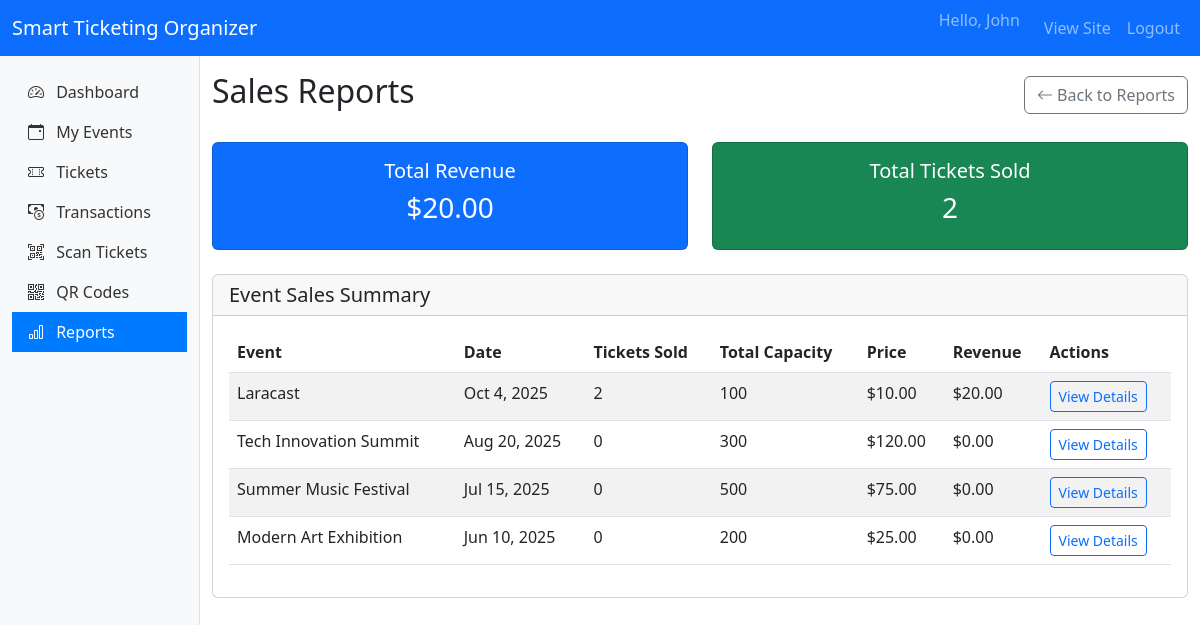
Screenshot of /organizer/reports/sales (signed in) with the database file from the repository.
### tables this page shows
CREATE TABLE `events` (
  `id` int(11) NOT NULL,
  `organizer_id` int(11) NOT NULL,
  `category_id` int(11) DEFAULT NULL,
  `title` varchar(255) NOT NULL,
  `description` text DEFAULT NULL,
  `venue` varchar(255) NOT NULL,
  `date_time` datetime NOT NULL,
  `event_image` varchar(255) DEFAULT NULL,
  `total_tickets` int(11) NOT NULL,
  `tickets_sold` int(11) DEFAULT 0,
  `price` decimal(10,2) DEFAULT 0.00,
  `status` enum('pending','approved','rejected') DEFAULT 'pending',
  `created_at` timestamp NOT NULL DEFAULT current_timestamp()
);

### app/core/BaseController.php (called while the page is built, shortened)
<?php
class BaseController {
    public function render($view, $data = [])
    {
        $rootDir = dirname(__DIR__, 2);
        $viewPath = $rootDir . '/app/views/' . $view . '.php';
        extract($data);
        require $viewPath;
    }
}

### app/controllers/organizer/ReportsController.php (called while the page is built, shortened)
<?php
class ReportsController extends BaseController {
    public function sales() {
        $eventModel = new Event();
        $events = $eventModel->getEventsByOrganizer($_SESSION['user']['id']);
        $totalRevenue = 0;
        $totalTicketsSold = 0;
        foreach ($events as &$event) {
            $eventRevenue = $event['price'] * $event['tickets_sold'];
            $event['revenue'] = $eventRevenue;
            $totalRevenue += $eventRevenue;
            $totalTicketsSold += $event['tickets_sold'];
        }
        $this->render('organizer/reports/sales', [
            'title' => 'Sales Reports - Smart Ticketing',
            'events' => $events,
            'totalRevenue' => $totalRevenue,
            'totalTicketsSold' => $totalTicketsSold
        ]);
    }
}

### public/index.php (called while the page is built, shortened)
<?php
require_once __DIR__ . '/autoloader.php';
$request_uri = $_SERVER['REQUEST_URI'];
$request_uri = explode('?', $request_uri, 2)[0];
$url = trim($request_uri, '/');
$router = new Router();
$router->get('', 'AuthController@redirectToLogin');
$router->get('login', 'AuthController@login');
$router->post('login', 'AuthController@login');
$router->get('register', 'AuthController@register');
$router->post('register', 'AuthController@register');
$router->get('logout', 'AuthController@logout');
$router->get('events', 'EventController@index');
$router->get('events/create', 'EventController@create');
$router->post('events/store', 'EventController@store');
$router->get('events/{id}', 'EventController@show');
$router->get('tickets', 'TicketController@index');
$router->get('tickets/{id}', 'TicketController@show');
$router->get('tickets/purchase/{id}', 'TicketController@purchase');
$router->get('tickets/download/{id}', 'TicketController@download');
$router->get('tickets/qr/{id}', 'TicketController@qr');
$router->get('tickets/pdf/{id}', 'TicketController@pdf');
$router->get('tickets/validate/{qrCodeHash}', 'TicketController@validate');
$router->get('organizer/dashboard', 'organizer\DashboardController@index');
$router->get('organizer/events', 'organizer\EventController@index');
$router->get('organizer/events/create', 'organizer\EventController@create');
$router->post('organizer/events/store', 'organizer\EventController@store');
$router->get('organizer/events/edit/{id}', 'organizer\EventController@edit');
$router->post('organizer/events/update/{id}', 'organizer\EventController@update');
$router->post('organizer/events/delete/{id}', 'organizer\EventController@delete');
$router->get('organizer/events/view/{id}', 'organizer\EventController@view');
$router->get('organizer/tickets', 'organizer\TicketController@index');
$router->get('organizer/tickets/event/{id}', 'organizer\TicketController@view');
$router->get('organizer/tickets/scan/{id}', 'organizer\TicketController@scan');
$router->get('organizer/transactions', 'organizer\TransactionController@index');
$router->get('organizer/transactions/event/{id}', 'organizer\TransactionController@view');
$router->get('organizer/scans', 'organizer\ScanController@index');
$router->get('organizer/scans/scan', 'organizer\ScanController@scan');
$router->post('organizer/scans/process', 'organizer\ScanController@processScan');
$router->get('organizer/scans/history', 'organizer\ScanController@history');
$router->get('organizer/scans/history/{id}', 'organizer\ScanController@history');
$router->get('organizer/reports', 'organizer\ReportsController@index');
$router->get('organizer/reports/sales', 'organizer\ReportsController@sales');
$router->get('organizer/reports/attendance', 'organizer\ReportsController@attendance');
$router->get('organizer/reports/attendance/{id}', 'organizer\ReportsController@attendance');
$router->get('organizer/reports/event/{id}', 'organizer\ReportsController@event');
$router->get('organizer/reports/export/{type}', 'organizer\ReportsController@export');
$router->get('organizer/reports/export/{type}/{id}', 'organizer\ReportsController@export');
$router->get('organizer/scanner', 'organizer\ScannerController@index');
$router->get('organizer/scanner/scan', 'organizer\ScannerController@scan');
$router->post('organizer/scanner/process', 'organizer\ScannerController@processScan');
$router->get('organizer/scanner/result', 'organizer\ScannerController@result');
$router->get('organizer/scanner/history', 'organizer\ScannerController@history');
$router->get('organizer/scanner/history/{ticketId}', 'organizer\ScannerController@history');
$router->get('organizer/scanner/download', 'organizer\ScannerController@download');
$router->get('admin/dashboard', 'admin\DashboardController@index');
$router->get('admin/categories', 'admin\CategoryController@index');
$router->get('admin/categories/create', 'admin\CategoryController@create');
$router->post('admin/categories/store', 'admin\CategoryController@store');
$router->get('admin/categories/edit/{id}', 'admin\CategoryController@edit');
$router->post('admin/categories/update/{id}', 'admin\CategoryController@update');
$router->post('admin/categories/delete/{id}', 'admin\CategoryController@delete');
$router->get('admin/events', 'admin\EventController@index');
$router->get('admin/events/view/{id}', 'admin\EventController@view');
$router->get('admin/events/approve/{id}', 'admin\EventController@approve');
$router->get('admin/events/reject/{id}', 'admin\EventController@reject');
$router->get('admin/events/disable/{id}', 'admin\EventController@disable');
$router->get('admin/tickets', 'admin\TicketController@index');
$router->get('admin/tickets/view/{id}', 'admin\TicketController@view');
$router->get('admin/tickets/check/{id}', 'admin\TicketController@checkFraud');
$router->get('admin/tickets/history/{id}', 'admin\TicketController@scanHistory');
$router->get('admin/scans', 'admin\ScanController@index');
$router->get('admin/scans/view/{id}', 'admin\ScanController@view');
$router->get('admin/scans/analytics', 'admin\ScanController@analytics');
$router->get('admin/scans/suspicious', 'admin\ScanController@suspicious');
$router->get('admin/scans/export', 'admin\ScanController@export');
$router->get('admin/scans/export/{type}', 'admin\ScanController@export');
$router->get('admin/transactions', 'admin\TransactionController@index');
$router->get('admin/transactions/view/{id}', 'admin\TransactionController@view');
$router->get('admin/transactions/suspicious', 'admin\TransactionController@suspicious');
$router->get('admin/transactions/analytics', 'admin\TransactionController@analytics');
$router->get('admin/transactions/export', 'admin\TransactionController@export');
$router->get('admin/transactions/export/{type}', 'admin\TransactionController@export');
$router->get('admin/reports', 'admin\ReportsController@index');
$router->get('admin/reports/sales', 'admin\ReportsController@sales');
$router->get('admin/reports/attendance', 'admin\ReportsController@attendance');
$router->get('admin/reports/attendance/{id}', 'admin\ReportsController@attendance');
$router->get('admin/reports/event/{id}', 'admin\ReportsController@event');
$router->get('admin/reports/export/{type}', 'admin\ReportsController@export');
$router->get('admin/reports/export/{type}/{id}', 'admin\ReportsController@export');
$router->get('admin/users', 'admin\UserController@index');
$router->get('admin/users/create', 'admin\UserController@create');
$router->post('admin/users/store', 'admin\UserController@store');
$router->get('admin/users/view/{id}', 'admin\UserController@view');
$router->get('admin/users/edit/{id}', 'admin\UserController@edit');
$router->post('admin/users/update/{id}', 'admin\UserController@update');
$router->post('admin/users/delete/{id}', 'admin\UserController@delete');
$router->dispatch($url);

### app/models/Event.php (called while the page is built, shortened)
<?php
class Event {
    private $db;
    public function __construct() {
        $database = new Database();
        $this->db = $database->getConnection();
    }
    public function getEventsByOrganizer($organizerId) {
        $sql = "SELECT e.*, c.name as category_name,
                (SELECT COUNT(*) FROM tickets WHERE event_id = e.id) as tickets_sold_count,
                (SELECT SUM(t.amount) FROM transactions t
                JOIN tickets tk ON t.id = tk.transaction_id
                WHERE tk.event_id = e.id AND t.status = 'completed') as total_revenue
                FROM events e
                LEFT JOIN categories c ON e.category_id = c.id
                WHERE e.organizer_id = :organizer_id
                ORDER BY e.date_time DESC";
        $stmt = $this->db->prepare($sql);
        $stmt->bindParam(':organizer_id', $organizerId);
        $stmt->execute();
        return $stmt->fetchAll(PDO::FETCH_ASSOC);
    }
}

### public/autoloader.php (called while the page is built, shortened)
<?php
spl_autoload_register(function ($class) {
    $class = str_replace('app\\', '', $class);
    $file = __DIR__ . '/../app/' . str_replace('\\', '/', $class) . '.php';
    $file = str_replace('/', DIRECTORY_SEPARATOR, $file);
});

### app/config/Database.php (called while the page is built, shortened)
<?php
class Database {
    private $host = 'localhost';
    private $port = '3306';
    private $db_name = 'smart_ticketing';
    private $username = 'root';
    private $password = 'promise';
    public function getConnection() {
        $this->conn = null;
        try {
            $dsn = "mysql:host={$this->host};port={$this->port};dbname={$this->db_name}";
            $this->conn = new \PDO($dsn, $this->username, $this->password);
            $this->conn->setAttribute(\PDO::ATTR_ERRMODE, \PDO::ERRMODE_EXCEPTION);
            $this->conn->exec("SET NAMES 'utf8'");
            $this->conn->exec("SET CHARACTER SET utf8");
        } catch(\PDOException $e) {
            echo "Connection failed: " . $e->getMessage();
            error_log("Database error: " . $e->getMessage());
        }
        return $this->conn;
    }
}

### app/views/organizer/reports/sales.php (the view)
<div class="d-flex justify-content-between align-items-center mb-4">
    <h2>Sales Reports</h2>
    <a href="<?= BASE_URL ?>/organizer/reports" class="btn btn-outline-secondary">
        <i class="bi bi-arrow-left"></i> Back to Reports
    </a>
</div>
<div class="row mb-4">
    <div class="col-md-6">
        <div class="card bg-primary text-white">
            <div class="card-body text-center">
                <h5>Total Revenue</h5>
                <h3>$<?= number_format($totalRevenue, 2) ?></h3>
            </div>
        </div>
    </div>
    <div class="col-md-6">
        <div class="card bg-success text-white">
            <div class="card-body text-center">
                <h5>Total Tickets Sold</h5>
                <h3><?= $totalTicketsSold ?></h3>
            </div>
        </div>
    </div>
</div>
<div class="card">
    <div class="card-header">
        <h5 class="mb-0">Event Sales Summary</h5>
    </div>
    <div class="card-body">
        <?php if (empty($events)): ?>
            <div class="alert alert-info">
                No events found.
            </div>
        <?php else: ?>
            <div class="table-responsive">
                <table class="table table-striped">
                    <thead>
                        <tr>
                            <th>Event</th>
                            <th>Date</th>
                            <th>Tickets Sold</th>
                            <th>Total Capacity</th>
                            <th>Price</th>
                            <th>Revenue</th>
                            <th>Actions</th>
                        </tr>
                    </thead>
                    <tbody>
                        <?php foreach ($events as $event): ?>
                            <tr>
                                <td><?= htmlspecialchars($event['title']) ?></td>
                                <td><?= date('M j, Y', strtotime($event['date_time'])) ?></td>
                                <td><?= $event['tickets_sold'] ?></td>
                                <td><?= $event['total_tickets'] ?></td>
                                <td>$<?= number_format($event['price'], 2) ?></td>
                                <td>$<?= number_format($event['revenue'], 2) ?></td>
                                <td>
                                    <a href="<?= BASE_URL ?>/organizer/reports/event/<?= $event['id'] ?>" class="btn btn-sm btn-outline-primary">
                                        View Details
                                    </a>
                                </td>
                            </tr>
                        <?php endforeach; ?>
                    </tbody>
                </table>
            </div>
        <?php endif; ?>
    </div>
</div>

### rows the page displays
events: title "Laracast", date_time "Oct 4, 2025", tickets_sold "2", total_tickets "100", price "10.00", revenue "20.00"
events: title "Tech Innovation Summit", date_time "Aug 20, 2025", tickets_sold "0", total_tickets "300", price "120.00", tickets_sold "0.00"
events: title "Summer Music Festival", date_time "Jul 15, 2025", tickets_sold "0", total_tickets "500", price "75.00", tickets_sold "0.00"
events: title "Modern Art Exhibition", date_time "Jun 10, 2025", tickets_sold "0", total_tickets "200", price "25.00", tickets_sold "0.00"

### other values shown
$_SESSION['user']['first_name'] "John"
$totalRevenue "20.00"
$totalTicketsSold "2"
